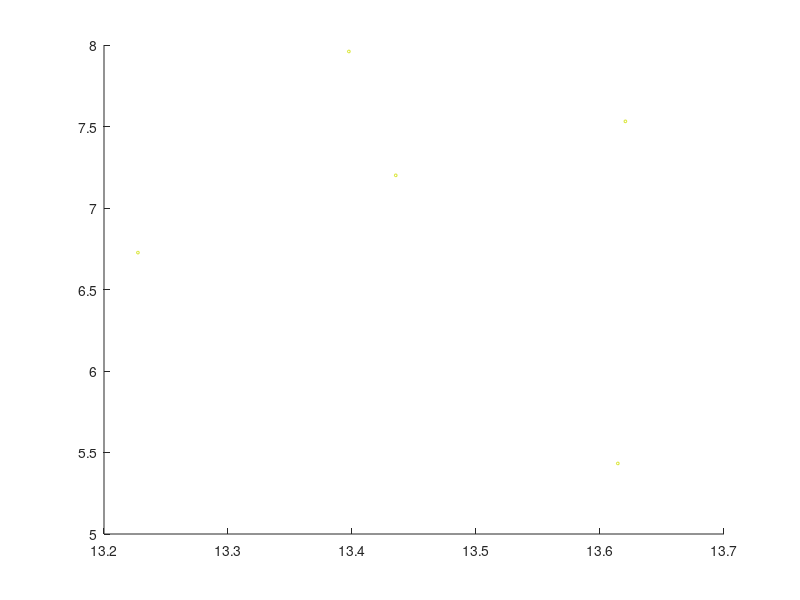

Here is the MATLAB script that generated this plot: (Note: this script raises an error after producing the figure.)
% Dirichlet process (DP) mixture model as Chinese restaurant process (CRP) mixture
% directly yields cluster assignments of each observation
% Following nomenclature of Teh 2010
%

%rng default;

H = @() rand(1,2) * 20; % base distribution = prior distribution over component parameters. Here, 2D uniform random variable in the square between [0, 0] and [10, 10] 
F = @(theta) mvnrnd(theta, [1 0; 0 1]); % component distribution, parametrized by theta. Here, 2D Gaussain with fixed covariance and parametrized mean. So we have a 2D Gaussian mixture

alpha = 10; % concentration parameter
N = 50; % # observations
K = 0; % # of active clusters

n = []; % # of observations assigned to each cluster
z = nan(N,1); % cluster assignment for each observation
theta_star = []; % parameters for each cluster
theta = nan(N,2); % parameters for each observation = theta_star{z(i)}
x = nan(N,2);

for i = 1:N % for each observation i
    % with probability proportional to n(k), assign i to cluster k;
    % with probability proportional to alpha, assign i to new cluster
    %
    p = [n(1:K), alpha];
    p = p / sum(p);
    
    z(i) = find(mnrnd(1, p)); % sample cluster assignment from categorical distribution with probabilities = the # of observations in each cluster, and alpha for the new cluster
    
    if z(i) == K + 1
        % new cluster
        %
        K = K + 1;
        n(K) = 1;
        theta_star(K,:) = H(); % draw new cluster params from base distribution
    else
        % old cluster
        %
        n(z(i)) = n(z(i)) + 1;
    end
    
    assert(isequal(K, numel(n)));
    assert(isequal(K, size(theta_star, 1)));
    
    % draw actual observation based on its cluster parameters
    % this is where the "mixture" part comes in; up to now, it's just a DP
    % with CRP construct
    %
    theta(i,:) = theta_star(z(i),:); % observation parameters = its cluster parameters
    x(i,:) = F(theta(i,:)); % draw observation from component distribution
end


% plot the clusters
%
C = colormap;
C = C(randperm(size(C,1)),:); % use different color for each cluster

figure;
hold on;
for k = 1:K % for each cluster
    scatter(x(z == k, 1), x(z == k, 2), 4, C(k,:)); % plot all the observations
    circle(theta_star(k,1), theta_star(k,2), 2, C(k,:)); % and a circle around the center (mean of observations)
end
hold off;
